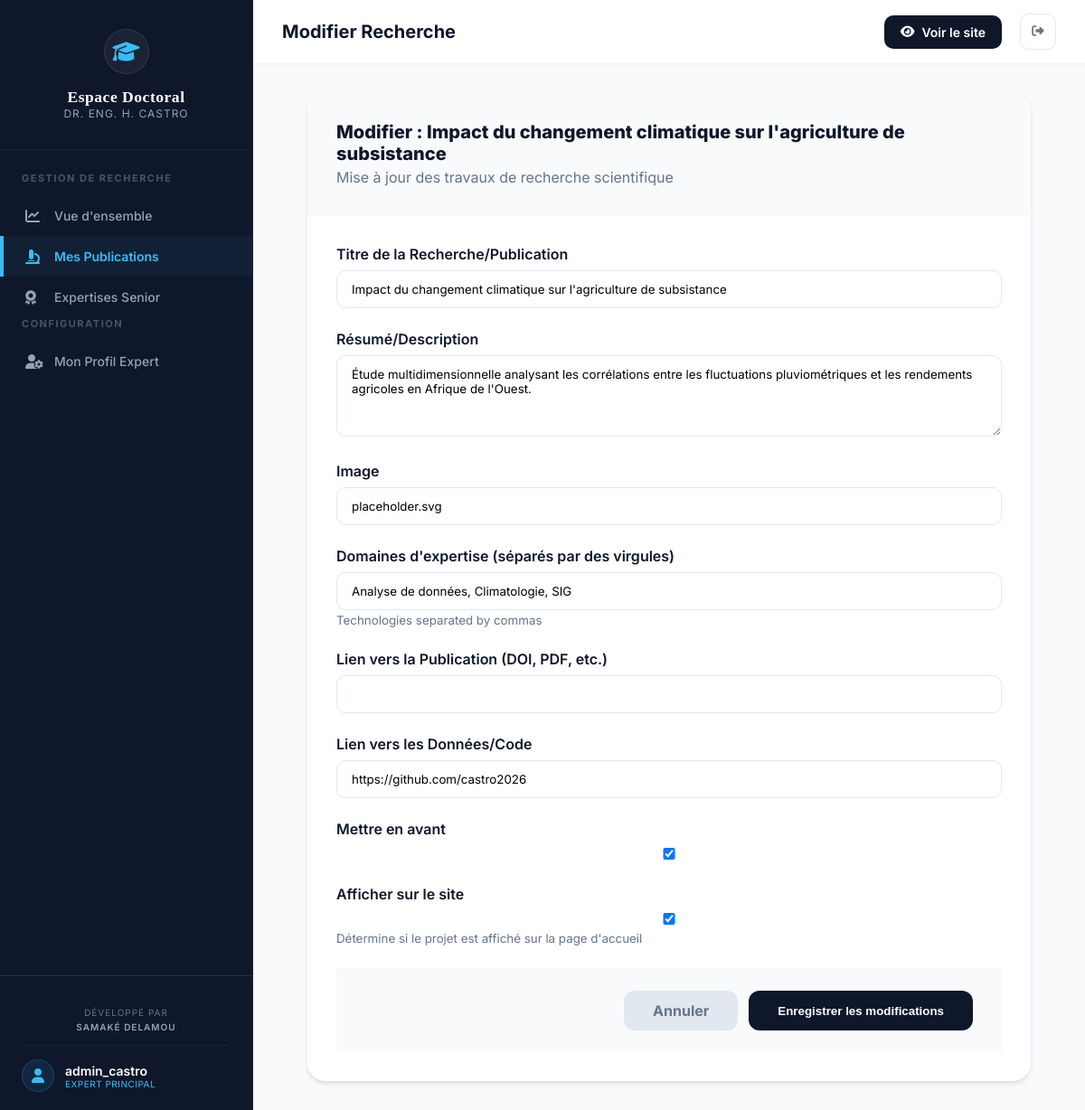
Page /dashboard/projects/7/edit/ (signed in) on the committed database.
### home/models.py (models this page shows, shortened)
class Project(models.Model):
    title = models.CharField(max_length=200)
    description = models.TextField()
    image = models.URLField(default="placeholder.svg")
    technologies = models.CharField(max_length=500, help_text="Technologies separated by commas")
    project_url = models.URLField(blank=True, null=True)
    github_url = models.URLField(blank=True, null=True)
    featured = models.BooleanField(default=False)
    is_visible = models.BooleanField(default=True, help_text="Détermine si le projet est affiché sur la page d'accueil")
    created_at = models.DateTimeField(auto_now_add=True)
    updated_at = models.DateTimeField(auto_now=True)

### home/views.py (the view)
# urls.py: path('dashboard/projects/<int:pk>/edit/', views.edit_project, name='dashboard_project_edit'),
@login_required
def edit_project(request, pk):
    project = get_object_or_404(Project, pk=pk)
    if request.method == 'POST':
        form = ProjectForm(request.POST, request.FILES, instance=project)
        if form.is_valid():
            form.save()
            messages.success(request, "Projet mis à jour avec succès !")
            return redirect('dashboard_projects')
        else:
            messages.error(request, "Erreur lors de la modification du projet. Veuillez vérifier le formulaire.")
    else:
        form = ProjectForm(instance=project)
    return render(request, 'home/project_form.html', {'form': form, 'project': project})

### home/forms.py
class ProjectForm(forms.ModelForm):
    class Meta:
        model = Project
        fields = [
            'title',
            'description',
            'image',
            'technologies',
            'project_url',
            'github_url',
            'featured',
            'is_visible',
        ]
        labels = {
            'title': 'Titre de la Recherche/Publication',
            'description': 'Résumé/Description',
            'technologies': 'Domaines d\'expertise (séparés par des virgules)',
            'project_url': 'Lien vers la Publication (DOI, PDF, etc.)',
            'github_url': 'Lien vers les Données/Code',
            'featured': 'Mettre en avant',
            'is_visible': 'Afficher sur le site',
        }
        widgets = {
            'description': forms.Textarea(attrs={'rows': 4}),
        }

### home/templates/home/project_form.html (shortened to what this page needs)
{% extends 'home/dashboard_base.html' %}
{% load static %}
{% block header_title %}Modifier Recherche{% endblock %}
{% block content %}
<div class="form-card">
    <div class="form-header">
        <h3 style="font-size: 20px; font-weight: 800;">Modifier : {{ project.title }}</h3>
        <p style="color: var(--secondary); margin-top: 4px;">Mise à jour des travaux de recherche scientifique</p>
    </div>
    <form method="post" enctype="multipart/form-data" class="form-body">
        {% for field in form %}
            <div class="form-group-modern">
                <label for="{{ field.id_for_label }}">{{ field.label }}</label>
                {{ field }}
                {% if field.help_text %}
                    <small style="color: var(--secondary);">{{ field.help_text }}</small>
                {% endif %}
            </div>
        {% endfor %}
        <div class="form-footer">
            <a href="{% url 'dashboard_projects' %}" class="btn-cancel">Annuler</a>
            <button type="submit" class="btn-save">Enregistrer les modifications</button>
        </div>
    </form>
</div>
{% endblock %}

### home/templates/home/dashboard_base.html (shortened to what this page needs)
{% load static %}
<!DOCTYPE html>
<html lang="fr">
<head>
    <link href="https://cdnjs.cloudflare.com/ajax/libs/font-awesome/6.4.0/css/all.min.css" rel="stylesheet">
</head>
<body>
    <div class="dashboard-container">
        <aside class="sidebar" id="sidebar">
            <div class="sidebar-header">
                <div class="logo-box">
                    <i class="fas fa-graduation-cap"></i>
                </div>
                <div class="sidebar-branding">
                    <h3 class="sidebar-title">Espace Doctoral</h3>
                    <p class="sidebar-subtitle">Dr. Eng. H. Castro</p>
                </div>
            </div>
            <nav class="sidebar-nav">
                <div class="nav-label">Gestion de Recherche</div>
                <a href="{% url 'dashboard' %}" class="nav-link {% if request.resolver_match.url_name == 'dashboard' %}active{% endif %}">
                    <i class="fa-solid fa-chart-line"></i>
                    Vue d'ensemble
                </a>
                <a href="{% url 'dashboard_projects' %}" class="nav-link {% if 'projects' in request.path %}active{% endif %}">
                    <i class="fa-solid fa-microscope"></i>
                    Mes Publications
                </a>
                <a href="{% url 'dashboard_skills' %}" class="nav-link {% if 'skills' in request.path %}active{% endif %}">
                    <i class="fa-solid fa-award"></i>
                    Expertises Senior
                </a>
                <div class="nav-label">Configuration</div>
                <a href="{% url 'dashboard_settings' %}" class="nav-link {% if 'settings' in request.path %}active{% endif %}">
                    <i class="fa-solid fa-user-gear"></i>
                    Mon Profil Expert
                </a>
            </nav>
            <div class="sidebar-footer">
                <div class="developer-credit" style="padding: 12px 0; border-bottom: 1px solid rgba(255,255,255,0.05); margin-bottom: 15px; text-align: center;">
                    <p style="font-size: 10px; color: #64748b; line-height: 1.6; text-transform: uppercase; letter-spacing: 1px;">
                        Développé par<br>
                        <strong style="color: #94a3b8; font-weight: 600;">Samaké DELAMOU</strong>
                    </p>
                </div>
                <a href="{% url 'home_portfolio' %}" class="user-profile">
                    <div class="user-avatar" style="background: rgba(56, 189, 248, 0.1); border: 1px solid rgba(56, 189, 248, 0.2);">
                        <i class="fa-solid fa-user" style="color: var(--accent);"></i>
                    </div>
                    <div class="user-info">
                        <span class="name">{{ user.username }}</span>
                        <span class="role" style="color: var(--accent); font-size: 10px; text-transform: uppercase; letter-spacing: 0.5px;">Expert Principal</span>
                    </div>
                </a>
            </div>
        </aside>
        <main class="main-content">
            <header class="top-header">
                <div class="header-left">
                    <h2 style="font-size: 20px; font-weight: 700;">{% block header_title %}Overview{% endblock %}</h2>
                </div>
                <div class="header-actions">
                    <a href="{% url 'home_portfolio' %}" class="btn-view-site">
                        <i class="fa-solid fa-eye"></i>
                        Voir le site
                    </a>
                    <form action="{% url 'logout' %}" method="post" style="display: inline;">
                        <button type="submit" class="action-btn" title="Déconnexion">
                            <i class="fa-solid fa-right-from-bracket"></i>
                        </button>
                    </form>
                </div>
            </header>
            <div class="content-body">
                {% block content %}{% endblock %}
            </div>
        </main>
    </div>
</body>
</html>

### home/templates/home/dashboard_base.html (style rules this page uses)
:root { --primary: #0f172a; --primary-hover: #1e293b; --accent: #38bdf8; --secondary: #64748b; --success: #10b981; --warning: #f59e0b; --danger: #ef4444; --dark: #0f172a; --light: #f8fafc; --sidebar-width: 280px; --header-height: 70px; --transition: all 0.3s cubic-bezier(0.4, 0, 0.2, 1); --card-shadow: 0 4px 6px -1px rgb(0 0 0 / 0.1), 0 2px 4px -2px rgb(0 0 0 / 0.1); --card-shadow-hover: 0 20px 25px -5px rgb(0 0 0 / 0.1), 0 8px 10px -6px rgb(0 0 0 / 0.1); }
* { margin: 0; padding: 0; box-sizing: border-box; }
body { font-family: 'Inter', sans-serif; background-color: #f8fafc; color: var(--dark); overflow-x: hidden; }
.dashboard-container { display: flex; min-height: 100vh; }
.sidebar { width: var(--sidebar-width); background: #0f172a; color: white; position: fixed; top: 0; left: 0; bottom: 0; z-index: 1000; transition: var(--transition); display: flex; flex-direction: column; border-right: 1px solid rgba(255,255,255,0.05); }
.sidebar-header { padding: 32px 24px; display: flex; flex-direction: column; align-items: center; text-align: center; gap: 15px; border-bottom: 1px solid rgba(255,255,255,0.05); }
.logo-box { width: 50px; height: 50px; background: rgba(255,255,255,0.05); border: 1px solid rgba(255,255,255,0.1); border-radius: 50%; display: flex; align-items: center; justify-content: center; color: var(--accent); font-size: 24px; }
.sidebar-title { font-family: 'Georgia', serif; font-size: 1.1rem; font-weight: 700; letter-spacing: 0.5px; color: #ffffff; }
.sidebar-subtitle { font-size: 0.75rem; color: #94a3b8; text-transform: uppercase; letter-spacing: 1px; }
.sidebar-nav { padding: 24px 0; flex: 1; overflow-y: auto; }
.nav-label { padding: 0 24px 12px; font-size: 11px; font-weight: 700; text-transform: uppercase; color: #475569; letter-spacing: 1.5px; }
.nav-link { display: flex; align-items: center; gap: 12px; padding: 14px 24px; color: #94a3b8; text-decoration: none; font-size: 14px; font-weight: 500; transition: var(--transition); border-left: 4px solid transparent; }
.nav-link.active { background: rgba(56, 189, 248, 0.05); color: var(--accent); border-left-color: var(--accent); font-weight: 600; }
.nav-link i { width: 20px; font-size: 16px; }
.sidebar-footer { padding: 20px 24px; border-top: 1px solid rgba(255,255,255,0.1); }
.user-profile { display: flex; align-items: center; gap: 12px; color: white; text-decoration: none; }
.user-avatar { width: 36px; height: 36px; border-radius: 50%; background: var(--secondary); display: flex; align-items: center; justify-content: center; overflow: hidden; }
.user-info .name { display: block; font-size: 14px; font-weight: 600; }
.user-info .role { display: block; font-size: 12px; color: var(--secondary); }
.main-content { flex: 1; margin-left: var(--sidebar-width); min-width: 0; }
.top-header { height: var(--header-height); background: white; padding: 0 32px; display: flex; align-items: center; justify-content: space-between; position: sticky; top: 0; z-index: 900; box-shadow: 0 1px 3px rgba(0,0,0,0.05); }
.header-actions { display: flex; align-items: center; gap: 20px; }
.action-btn { width: 40px; height: 40px; border-radius: 10px; border: 1px solid #e2e8f0; background: white; display: flex; align-items: center; justify-content: center; color: var(--secondary); cursor: pointer; transition: var(--transition); }
.btn-view-site { display: flex; align-items: center; gap: 8px; padding: 10px 18px; background: var(--primary); color: white; text-decoration: none; border-radius: 10px; font-size: 14px; font-weight: 600; transition: var(--transition); }
.content-body { padding: 32px; }

### rows in the picture
Project: title "Impact du changement climatique sur l'agriculture de subsistance", form "Impact du changement climatique sur l'agriculture de subsistance" "Étude multidimensionnelle analysant les corrélations entre les fluctuations pluviométriques et les rendements agricoles en Afrique de l'Ouest." "placeholder.svg" "Analyse de données, Climatologie, SIG" "https://github.com/castro2026" "☑" "☑"

### other values in the picture
{{ user.username }} "admin_castro"
{{ field.label }} "Titre de la Recherche/Publication" "Résumé/Description" "Image" "Domaines d'expertise (séparés par des virgules)" "Lien vers la Publication (DOI, PDF, etc.)" "Lien vers les Données/Code" "Mettre en avant" "Afficher sur le site"
{{ field.help_text }} "Technologies separated by commas" "Détermine si le projet est affiché sur la page d'accueil"
